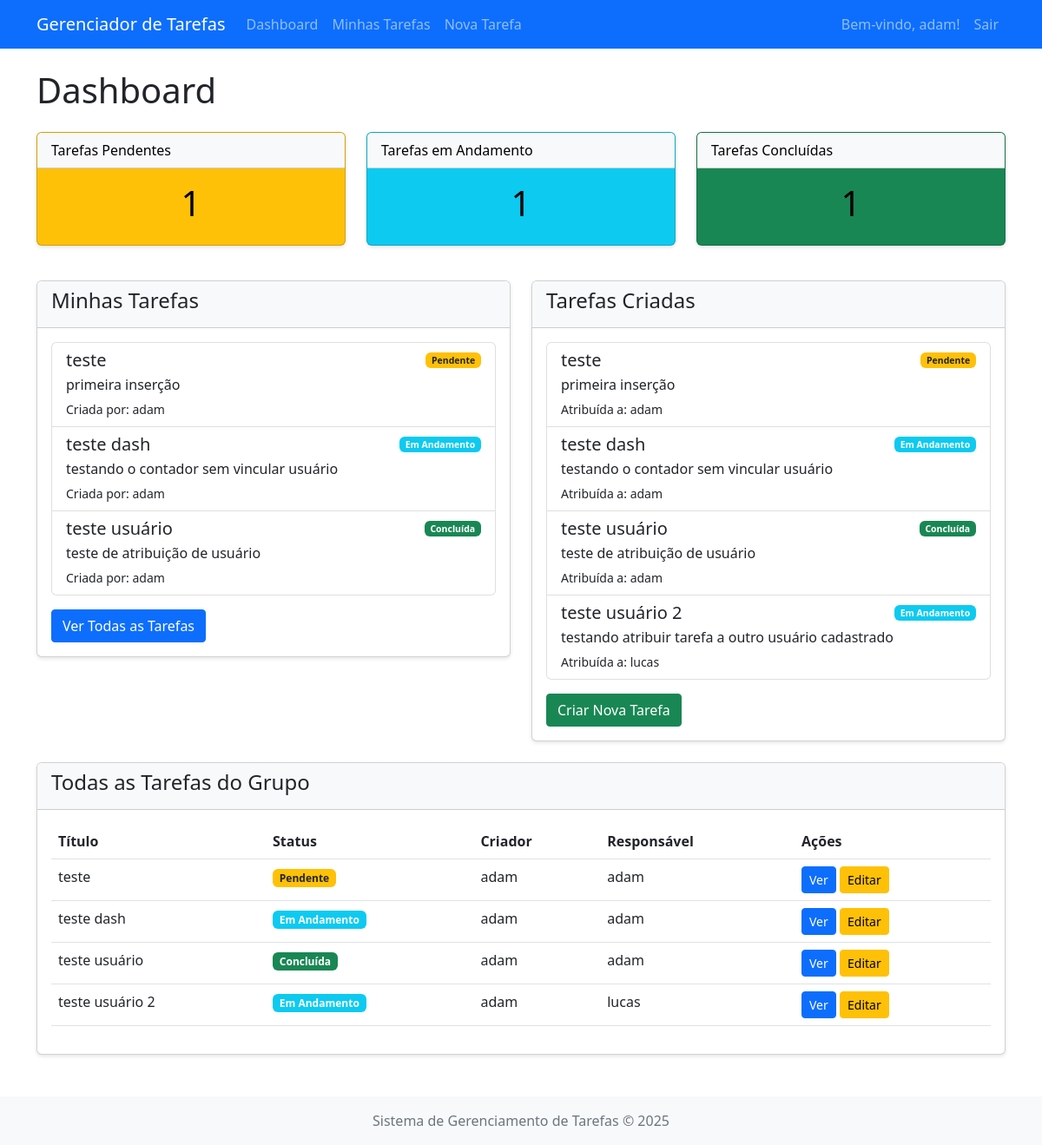
The page /dashboard (signed in) on the database its author committed.
### app.py (models this page shows, shortened)
class User(db.Model):
    id = db.Column(db.Integer, primary_key=True)
    username = db.Column(db.String(50), unique=True, nullable=False)
    email = db.Column(db.String(120), unique=True, nullable=False)
    password = db.Column(db.String(200), nullable=False)
    tasks_created = db.relationship('Task', backref='creator', lazy=True, foreign_keys='Task.creator_id')
    tasks_assigned = db.relationship('Task', backref='assignee', lazy=True, foreign_keys='Task.assignee_id')

class Task(db.Model):
    id = db.Column(db.Integer, primary_key=True)
    title = db.Column(db.String(100), nullable=False)
    description = db.Column(db.Text, nullable=True)
    status = db.Column(db.String(20), nullable=False, default='pendente')
    created_at = db.Column(db.DateTime, nullable=False, default=datetime.utcnow)
    updated_at = db.Column(db.DateTime, nullable=False, default=datetime.utcnow, onupdate=datetime.utcnow)
    creator_id = db.Column(db.Integer, db.ForeignKey('user.id'), nullable=False)
    assignee_id = db.Column(db.Integer, db.ForeignKey('user.id'), nullable=True)

### app.py (the view)
@app.route('/')
@app.route('/dashboard')
def dashboard():
    if 'user_id' not in session:
        flash('Faça login para acessar o dashboard', 'warning')
        return redirect(url_for('login'))
    user_id = session['user_id']
    personal_tasks = Task.query.filter_by(assignee_id=user_id).all()
    created_tasks = Task.query.filter_by(creator_id=user_id).all()
    all_tasks = Task.query.all()
    users = User.query.all()
    pending_count = Task.query.filter_by(assignee_id=user_id, status='pendente').count()
    in_progress_count = Task.query.filter_by(assignee_id=user_id, status='em andamento').count()
    completed_count = Task.query.filter_by(assignee_id=user_id, status='concluída').count()
    return render_template('dashboard.html',
                          personal_tasks=personal_tasks,
                          created_tasks=created_tasks,
                          all_tasks=all_tasks,
                          users=users,
                          pending_count=pending_count,
                          in_progress_count=in_progress_count,
                          completed_count=completed_count)

### templates/dashboard.html (shortened to what this page needs)
{% extends 'base.html' %}
{% block content %}
<div class="row mb-4">
    <div class="col-md-12">
        <h1 class="mb-4">Dashboard</h1>
        <div class="row">
            <div class="col-md-4">
                <div class="card text-black bg-warning mb-3">
                    <div class="card-header">Tarefas Pendentes</div>
                    <div class="card-body">
                        <h1 class="card-title text-center">{{ pending_count }}</h1>
                    </div>
                </div>
            </div>
            <div class="col-md-4">
                <div class="card text-black bg-info mb-3">
                    <div class="card-header">Tarefas em Andamento</div>
                    <div class="card-body">
                        <h1 class="card-title text-center">{{ in_progress_count }}</h1>
                    </div>
                </div>
            </div>
            <div class="col-md-4">
                <div class="card text-black bg-success mb-3">
                    <div class="card-header">Tarefas Concluídas</div>
                    <div class="card-body">
                        <h1 class="card-title text-center">{{ completed_count }}</h1>
                    </div>
                </div>
            </div>
        </div>
    </div>
</div>
<div class="row">
    <div class="col-md-6">
        <div class="card mb-4">
            <div class="card-header">
                <h4>Minhas Tarefas</h4>
            </div>
            <div class="card-body">
                {% if personal_tasks %}
                    <div class="list-group">
                        {% for task in personal_tasks %}
                            <a href="{{ url_for('view_task', task_id=task.id) }}" class="list-group-item list-group-item-action">
                                <div class="d-flex w-100 justify-content-between">
                                    <h5 class="mb-1">{{ task.title }}</h5>
                                    <small>
                                        {% if task.status == 'pendente' %}
                                            <span class="badge bg-warning">Pendente</span>
                                        {% elif task.status == 'em andamento' %}
                                            <span class="badge bg-info">Em Andamento</span>
                                        {% elif task.status == 'concluída' %}
                                            <span class="badge bg-success">Concluída</span>
                                        {% endif %}
                                    </small>
                                </div>
                                <p class="mb-1">{{ task.description|truncate(100) }}</p>
                                <small>Criada por: {{ task.creator.username }}</small>
                            </a>
                        {% endfor %}
                    </div>
                {% else %}
                    <p class="text-center">Você não tem tarefas atribuídas.</p>
                {% endif %}
                <div class="mt-3">
                    <a href="{{ url_for('tasks') }}" class="btn btn-primary">Ver Todas as Tarefas</a>
                </div>
            </div>
        </div>
    </div>
    <div class="col-md-6">
        <div class="card mb-4">
            <div class="card-header">
                <h4>Tarefas Criadas</h4>
            </div>
            <div class="card-body">
                {% if created_tasks %}
                    <div class="list-group">
                        {% for task in created_tasks %}
                            <a href="{{ url_for('view_task', task_id=task.id) }}" class="list-group-item list-group-item-action">
                                <div class="d-flex w-100 justify-content-between">
                                    <h5 class="mb-1">{{ task.title }}</h5>
                                    <small>
                                        {% if task.status == 'pendente' %}
                                            <span class="badge bg-warning">Pendente</span>
                                        {% elif task.status == 'em andamento' %}
                                            <span class="badge bg-info">Em Andamento</span>
                                        {% elif task.status == 'concluída' %}
                                            <span class="badge bg-success">Concluída</span>
                                        {% endif %}
                                    </small>
                                </div>
                                <p class="mb-1">{{ task.description|truncate(100) }}</p>
                                <small>Atribuída a: {{ task.assignee.username if task.assignee else 'Ninguém' }}</small>
                            </a>
                        {% endfor %}
                    </div>
                {% else %}
                    <p class="text-center">Você não criou nenhuma tarefa ainda.</p>
                {% endif %}
                <div class="mt-3">
                    <a href="{{ url_for('new_task') }}" class="btn btn-success">Criar Nova Tarefa</a>
                </div>
            </div>
        </div>
    </div>
</div>
<div class="row">
    <div class="col-md-12">
        <div class="card">
            <div class="card-header">
                <h4>Todas as Tarefas do Grupo</h4>
            </div>
            <div class="card-body">
                {% if all_tasks %}
                    <div class="table-responsive">
                        <table class="table table-hover">
                            <thead>
                                <tr>
                                    <th>Título</th>
                                    <th>Status</th>
                                    <th>Criador</th>
                                    <th>Responsável</th>
                                    <th>Ações</th>
                                </tr>
                            </thead>
                            <tbody>
                                {% for task in all_tasks %}
                                    <tr>
                                        <td>{{ task.title }}</td>
                                        <td>
                                            {% if task.status == 'pendente' %}
                                                <span class="badge bg-warning">Pendente</span>
                                            {% elif task.status == 'em andamento' %}
                                                <span class="badge bg-info">Em Andamento</span>
                                            {% elif task.status == 'concluída' %}
                                                <span class="badge bg-success">Concluída</span>
                                            {% endif %}
                                        </td>
                                        <td>{{ task.creator.username }}</td>
                                        <td>{{ task.assignee.username if task.assignee else 'Ninguém' }}</td>
                                        <td>
                                            <a href="{{ url_for('view_task', task_id=task.id) }}" class="btn btn-sm btn-primary">Ver</a>
                                            {% if task.creator_id == session.user_id or task.assignee_id == session.user_id %}
                                                <a href="{{ url_for('edit_task', task_id=task.id) }}" class="btn btn-sm btn-warning">Editar</a>
                                            {% endif %}
                                        </td>
                                    </tr>
                                {% endfor %}
                            </tbody>
                        </table>
                    </div>
                {% else %}
                    <p class="text-center">Não há tarefas no sistema.</p>
                {% endif %}
            </div>
        </div>
    </div>
</div>
{% endblock %}

### templates/base.html (shortened to what this page needs)
<!DOCTYPE html>
<html lang="pt-BR">
<head>
    <link rel="stylesheet" href="https://cdn.jsdelivr.net/npm/bootstrap@5.2.3/dist/css/bootstrap.min.css">
    <link rel="stylesheet" href="{{ url_for('static', filename='css/style.css') }}">
</head>
<body>
    <nav class="navbar navbar-expand-lg navbar-dark bg-primary">
        <div class="container">
            <a class="navbar-brand" href="{{ url_for('dashboard') }}">Gerenciador de Tarefas</a>
            <div class="collapse navbar-collapse" id="navbarNav">
                <ul class="navbar-nav me-auto">
                    {% if session.user_id %}
                    <li class="nav-item">
                        <a class="nav-link" href="{{ url_for('dashboard') }}">Dashboard</a>
                    </li>
                    <li class="nav-item">
                        <a class="nav-link" href="{{ url_for('tasks') }}">Minhas Tarefas</a>
                    </li>
                    <li class="nav-item">
                        <a class="nav-link" href="{{ url_for('new_task') }}">Nova Tarefa</a>
                    </li>
                    {% endif %}
                </ul>
                <ul class="navbar-nav">
                    {% if session.user_id %}
                    <li class="nav-item">
                        <span class="nav-link">Bem-vindo, {{ session.username }}!</span>
                    </li>
                    <li class="nav-item">
                        <a class="nav-link" href="{{ url_for('logout') }}">Sair</a>
                    </li>
                    {% endif %}
                </ul>
            </div>
        </div>
    </nav>
    <div class="container mt-4 mb-5">
        {% block content %}{% endblock %}
    </div>
    <footer class="footer bg-light py-3 mt-auto">
        <div class="container text-center">
            <span class="text-muted">Sistema de Gerenciamento de Tarefas &copy; 2025</span>
        </div>
    </footer>
</body>
</html>

### static/css/style.css (style rules this page uses)
body { min-height: 100vh; display: flex; flex-direction: column; }
.footer { margin-top: auto; }
.badge.bg-warning { color: #212529; }
.card { box-shadow: 0 2px 4px rgba(0, 0, 0, 0.1); }
.card-header { background-color: #f8f9fa; }
.list-group-item { transition: background-color 0.2s; }
.table-responsive { overflow-x: auto; }
.btn { border-radius: 4px; }

### rows shown on the page
User: username "adam"
Task: title "teste", status "Pendente", description "primeira inserção", creator.username "adam", assignee "adam"
Task: title "teste dash", status "Em Andamento", description "testando o contador sem vincular usuário", creator.username "adam", assignee "adam"
Task: title "teste usuário", status "Concluída", description "teste de atribuição de usuário", creator.username "adam", assignee "adam"
Task: title "teste usuário 2", status "Em Andamento", description "testando atribuir tarefa a outro usuário cadastrado", assignee "lucas", creator.username "adam"

### other values the page prints
{{ pending_count }} "1"
{{ in_progress_count }} "1"
{{ completed_count }} "1"
